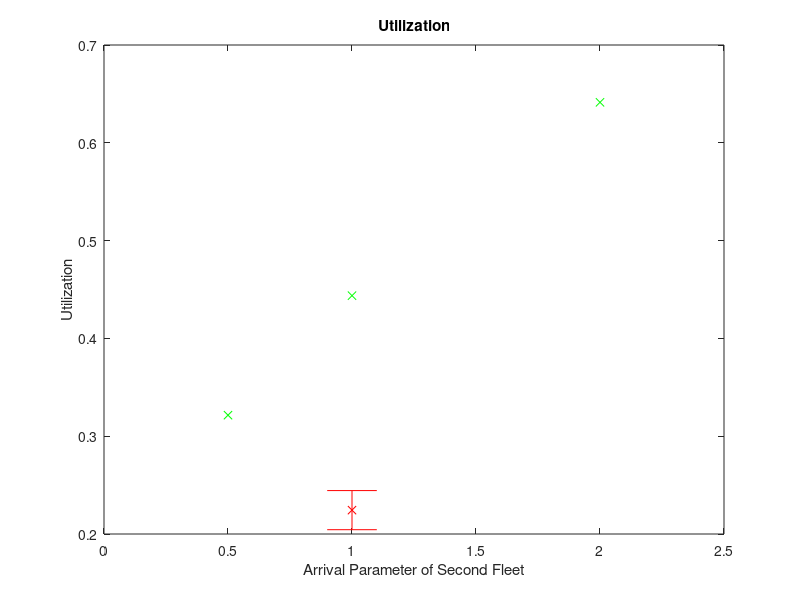
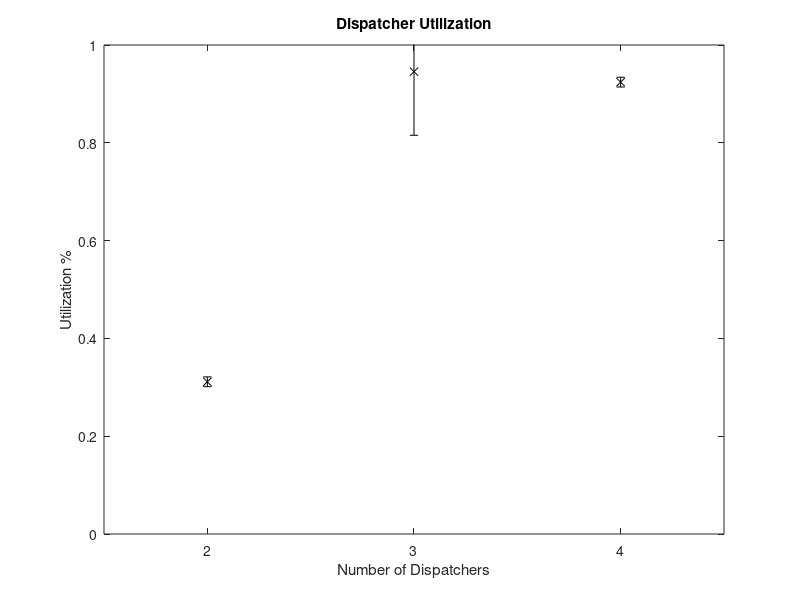

These figures' MATLAB source, in order:
clear all;
figure(1);clf;
xaxis=(1:1:4);
yavg1=[.2244];
hw1=[.02];
errorbar(xaxis(1), yavg1,hw1,'rx')
hold on
xavg=[.5, 1, 2]
yavg=[.3215,.4437,.6414];
plot(xavg,yavg,'gx')
hold off

set(gca,'xlim',[0,2.5])
xlabel('Arrival Parameter of Second Fleet')
ylabel('Utilization')
title('Utilization')

%utilization
figure(2);clf;
xaxis=(2:1:4);
y=[.3113,.9454,.9241];
hw=[.01,.13,0.01];
errorbar(xaxis,y,hw,'kx')
axis([1.5 4.5 0 1])
xticks(1:1:4)
xlabel('Number of Dispatchers')
ylabel('Utilization %')
title('Dispatcher Utilization')
